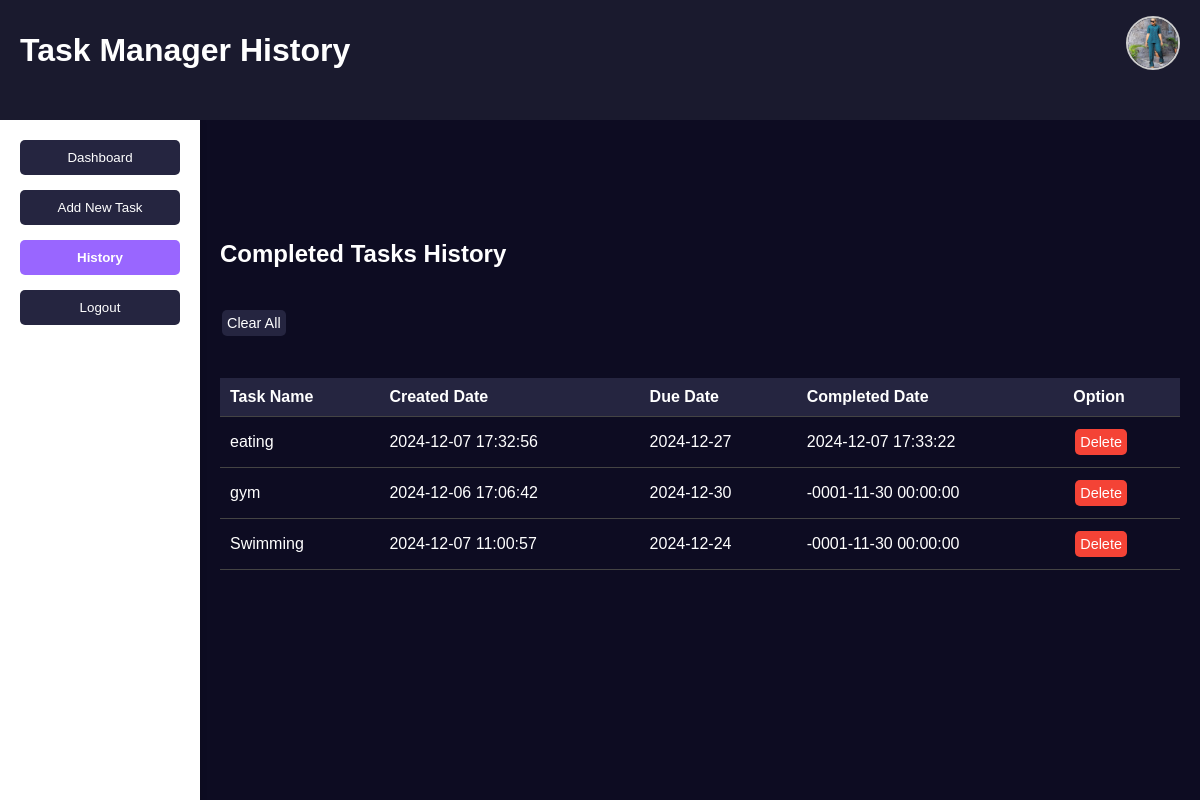
The app's page /history.php (signed in) with its own data.
### tables this page shows
CREATE TABLE IF NOT EXISTS `users` (
  `id` int NOT NULL AUTO_INCREMENT,
  `username` varchar(50) NOT NULL,
  `email` varchar(100) NOT NULL,
  `password` varchar(255) NOT NULL,
  `profile_image` varchar(255) DEFAULT NULL,
  PRIMARY KEY (`id`),
  UNIQUE KEY `email` (`email`)
);

CREATE TABLE IF NOT EXISTS `tasks` (
  `id` int NOT NULL AUTO_INCREMENT,
  `user_id` int NOT NULL,
  `section_id` int NOT NULL,
  `title` varchar(100) NOT NULL,
  `description` text,
  `due_date` date NOT NULL,
  `status` enum('read','processing','done') NOT NULL DEFAULT 'read',
  `created_date` datetime DEFAULT CURRENT_TIMESTAMP,
  `completed_date` datetime DEFAULT NULL,
  PRIMARY KEY (`id`),
  KEY `user_id` (`user_id`),
  KEY `section_id` (`section_id`)
);

### history.php (the view, shortened to what this page needs)
<?php
require 'db_connect.php';
$user_id = $_SESSION['user_id'];
$completed_tasks = $conn->query("
    SELECT
         id,
        title,
        created_date,
        due_date,
        completed_date
    FROM tasks
    WHERE user_id = $user_id AND status = 'done'
    ORDER BY completed_date DESC
");
?>
<!DOCTYPE html>
<html lang="en">
<link rel="stylesheet" href="css/styles.css">
</head>
<body>
    <header class="header">
        <?php
        $user_query = $conn->query("SELECT profile_image FROM users WHERE id = $user_id");
        $user = $user_query->fetch_assoc();
        $profile_image = $user['profile_image'] ?? 'uploads/profile_images/default-profile.png';
        ?>
        <div class="header-left">
            <h1 class="app-title">Task Manager History</h1>
        </div>
        <div class="header-right">
            <div class="main-profile">
                <img id="imagePreviewMain" src="<?= htmlspecialchars($profile_image) ?>" alt="Main Profile Image">
            </div>
        </div>
    </header>
    <?php
    $current_page = basename($_SERVER['PHP_SELF']);
    ?>
    <nav class="navbar">
        <button class="dashboard-btn <?= $current_page == 'dashboard.php' ? 'active' : '' ?>">
            <a href="dashboard.php">Dashboard</a>
        </button>
        <button class="add-task-btn <?= $current_page == 'create_task.php' ? 'active' : '' ?>">
            <a href="create_task.php">Add New Task</a>
        </button>
        <button class="history-btn <?= $current_page == 'history.php' ? 'active' : '' ?>">
            <a href="history.php">History</a>
        </button>
        <button class="logout-btn <?= $current_page == 'logout.php' ? 'active' : '' ?>">
            <a href="logout.php">Logout</a>
        </button>
    </nav>
    <main class="dashboard">
        <section class="task-tables">
            <body>
                <h1>Completed Tasks History</h1>
                <form action="clear_all_tasks.php" method="POST" style="margin-bottom: 20px;">
                    <button type="submit" class="action-btn btn-clear-all">Clear All</button>
                </form>
                <table>
                    <thead>
                        <tr>
                            <th>Task Name</th>
                            <th>Created Date</th>
                            <th>Due Date</th>
                            <th>Completed Date</th>
                            <th>Option</th>
                        </tr>
                    </thead>
                    <tbody>
                        <?php if ($completed_tasks->num_rows > 0): ?>
                        <?php while ($task = $completed_tasks->fetch_assoc()): ?>
                        <tr>
                            <td><?= htmlspecialchars($task['title']) ?></td>
                            <td>
                                <?= htmlspecialchars(
                                            $task['created_date']
                                                ? date("Y-m-d H:i:s", strtotime($task['created_date']))
                                                : "N/A"
                                        ) ?>
                            </td>
                            <td>
                                <?= htmlspecialchars(
                                            $task['due_date']
                                                ? date("Y-m-d", strtotime($task['due_date']))
                                                : "N/A"
                                        ) ?>
                            </td>
                            <td>
                                <?= htmlspecialchars(
                                            $task['completed_date']
                                                ? date("Y-m-d H:i:s", strtotime($task['completed_date']))
                                                : "N/A"
                                        ) ?>
                            </td>
                            <td>
                                <a href="delete_task.php?id=<?= htmlspecialchars($task['id']) ?>&page=history.php"
                                    class="action-btn btn-delete">Delete</a>
                            </td>
                        </tr>
                        <?php endwhile; ?>
                        <?php else: ?>
                        <tr>
                            <td colspan="4">No completed tasks found.</td>
                        </tr>
                        <?php endif; ?>
                    </tbody>
        </section>
    </main>
</body>
</html>

### css/styles.css (style rules this page uses)
body { margin: 0; font-family: Arial, sans-serif; background-color: #0d0c22; color: white; }
.header { height: 120px; display: flex; justify-content: space-between; align-items: center; padding: 10px 20px; background-color: #1a1a2e; position: sticky; top: 0; z-index: 10; transition: background-color 0.3s; box-sizing: border-box; }
.header-left { display: flex; flex-direction: column; margin-bottom: 20px; }
.header-right { position: relative; display: inline-block; margin-bottom: 20px; text-align: center; }
.main-profile img { width: 50px; height: 50px; border-radius: 50%; object-fit: cover; border: 2px solid #ccc; margin-bottom: 10px; }
.navbar { position: fixed; top: 120px; left: 0; height: calc(100vh - 60px); width: 200px; background-color: #ffffff; padding: 20px; display: flex; flex-direction: column; gap: 15px; box-shadow: 2px 0 5px rgba(0, 0, 0, 0.1); box-sizing: border-box; }
.navbar button { background-color: #252540; border: none; color: white; padding: 10px 20px; border-radius: 5px; cursor: pointer; }
.navbar button a { color: white; text-decoration: none; }
.navbar button.active { background-color: #9966FF; color: white; font-weight: bold; }
.dashboard { margin-left: 200px; margin-top: 60px; padding: 20px; box-sizing: border-box; }
.task-tables { display: flex; flex-direction: column; gap: 20px; margin-top: 20px; }
.action-btn { display: inline-flex; justify-content: center; align-items: center; padding: 5px; margin: 2px; font-size: 0.9rem; border: none; border-radius: 5px; cursor: pointer; text-decoration: none; background-color: #252540; color: white; transition: background-color 0.3s ease, transform 0.2s ease; }
.btn-delete { background-color: #f44336; }

### history.php (style rules this page uses)
body { font-family: Arial, sans-serif; background-color: #0d0c22; color: white; }
table { width: 100%; border-collapse: collapse; margin-bottom: 20px; }
th, td { padding: 10px; text-align: left; border-bottom: 1px solid #444; }
th { background-color: #252540; color: white; }
h1 { margin-bottom: 20px; }

### records on screen
users: profile_image (picture)
tasks: title "eating", created_date "2024-12-07 17:32:56", due_date "2024-12-27", completed_date "2024-12-07 17:33:22"
tasks: title "gym", created_date "2024-12-06 17:06:42", due_date "2024-12-30", completed_date "-0001-11-30 00:00:00"
tasks: title "Swimming", created_date "2024-12-07 11:00:57", due_date "2024-12-24", completed_date "-0001-11-30 00:00:00"
